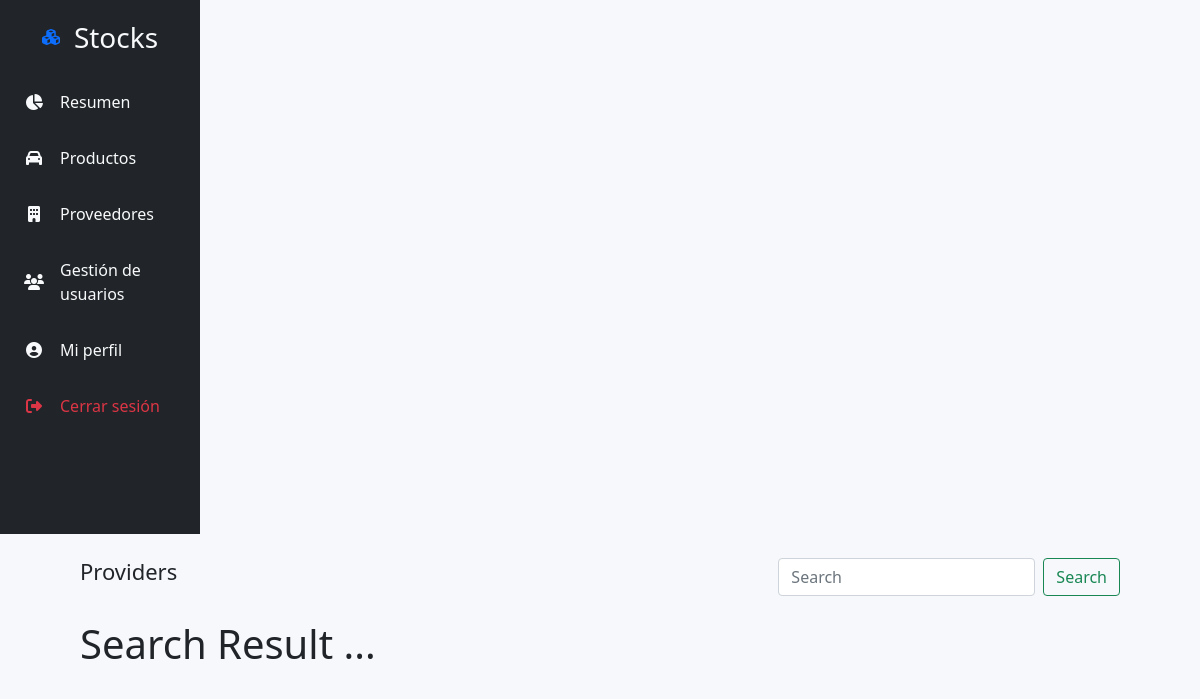
/providers/search (signed in), run on an earlier commit of the app's database.
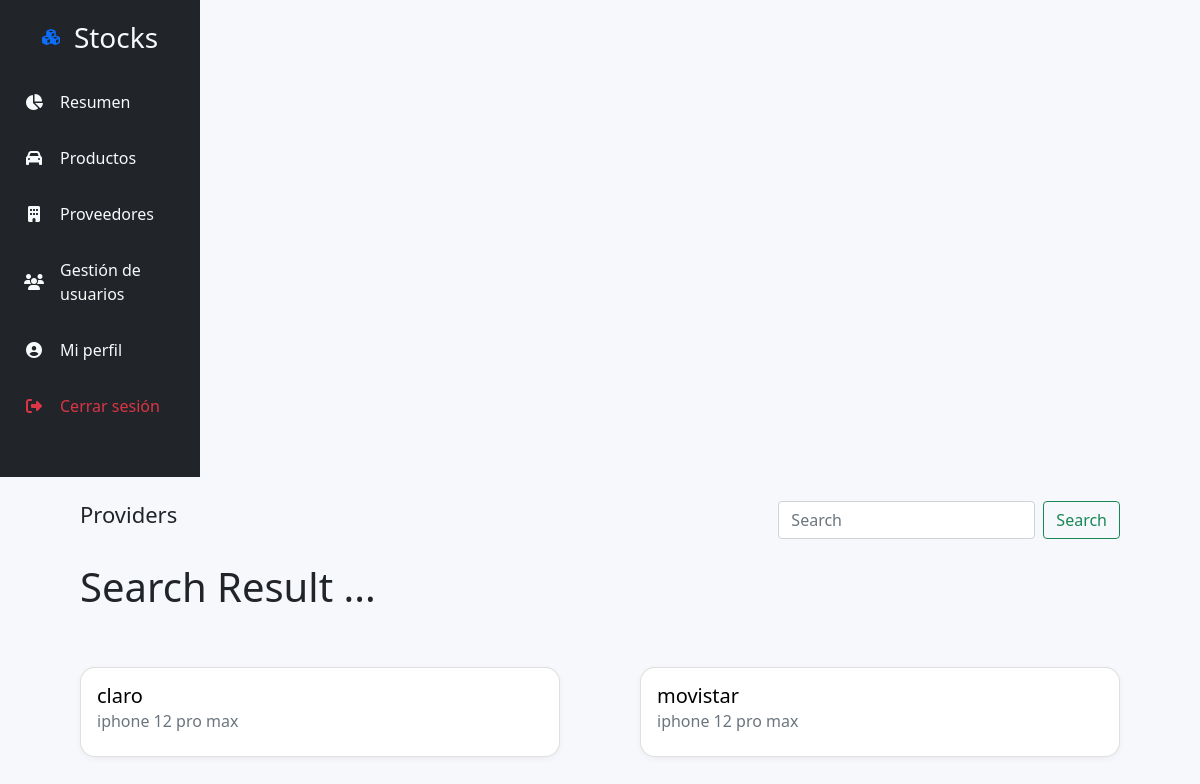
And on a later commit of the database.
### tables this page shows
CREATE TABLE providers (id INTEGER PRIMARY KEY AUTOINCREMENT, name TEXT NOT NULL, product TEXT NOT NULL, email TEXT UNIQUE NOT NULL, contact_number TEXT NOT NULL);

### routes.py (the view)
    @app.route("/providers/search")
    @login_required
    def searchProviders():
        con = sqlite3.connect("stocks.db")
        con.row_factory = sqlite3.Row
        cur = con.cursor()
        cur.execute("select * from providers")
        providers = cur.fetchall()
        return render_template('search_providers.html', providers=providers)

### app.py (called while the page is built)
@login_manager.user_loader
def load_user(user_id):
    for user in users:
        if user.id == user_id:
            return user
    return None

### templates/search_providers.html (shortened to what this page needs)
{% extends '_base.html' %}
{% import '_components.html' as components %}
{% block content %}
<div class="container-fluid">
    <div class="row vh-100">
        {{ components.sidebar() }}
        <div class="container p-0">
            {{ components.header('Providers') }}
            <h2 class="font-40 py-4">Search Result ...</h2>
            <div class="result-boxes d-flex justify-content-between flex-wrap">
              {% for provider in providers %}
                <a class="card mt-4" href="/provider/{{provider.id}}/detail">
                  <div class="card-body">
                    <h5 class="card-title">{{provider["name"]}}</h5>
                    <h6 class="card-subtitle mb-2 text-muted">{{provider["product"]}}</h6>
                  </div>
                </a>
              {% endfor %}
            </div>
        </div>
    </div>
</div>
{% endblock %}

What changed in the data, as far as the page shows it:
added providers: name "claro", product "iphone 12 pro max"
added providers: name "movistar", product "iphone 12 pro max"
